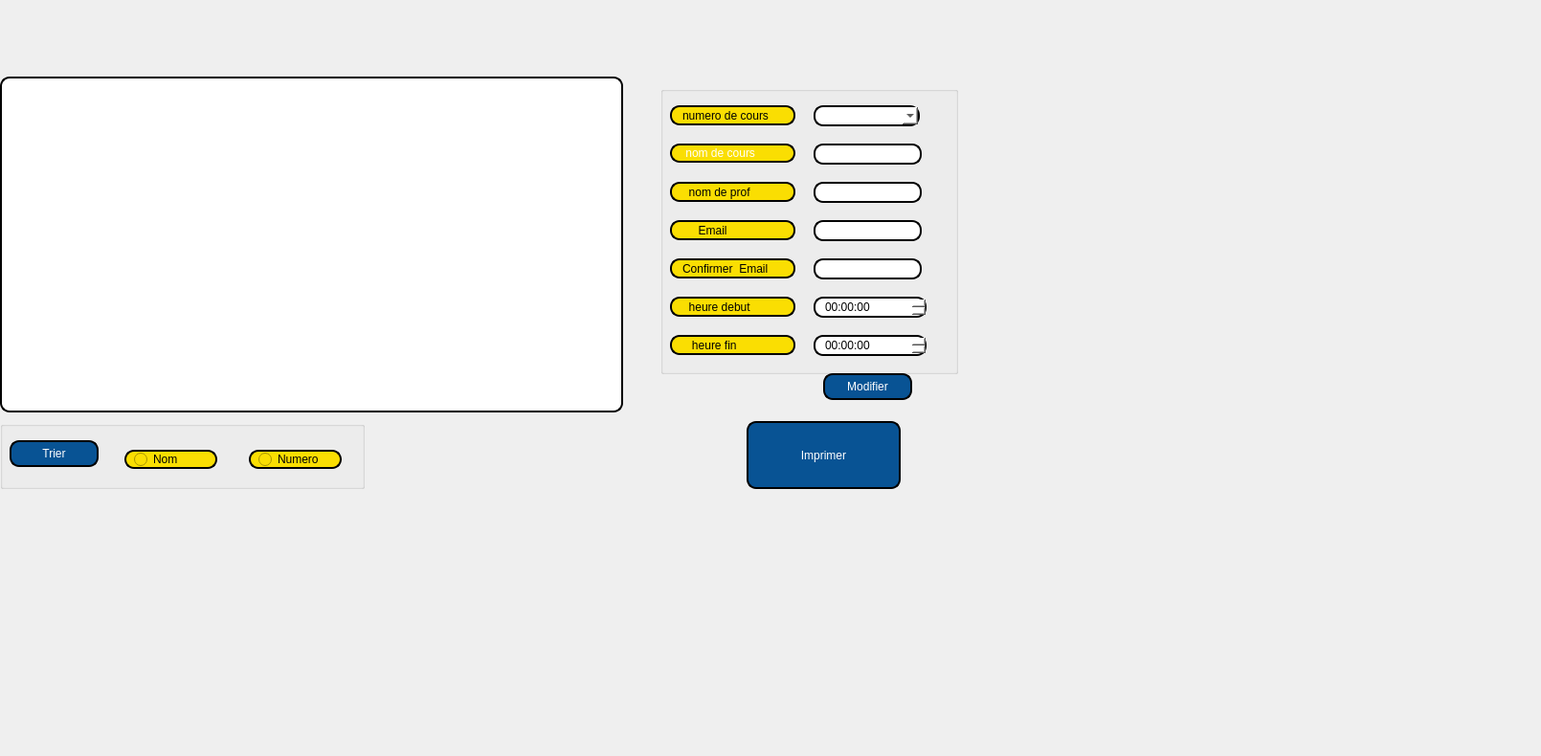
     <widget class="QWidget" name="tab_4">
      <attribute name="title">
       <string>afficher</string>
      </attribute>
      <widget class="QTableView" name="coursView">
       <property name="geometry">
        <rect>
         <x>0</x>
         <y>80</y>
         <width>651</width>
         <height>351</height>
        </rect>
       </property>
       <property name="styleSheet">
        <string notr="true">border: 2px solid black;
border-radius: 10px;
padding: 0 8px;
background: white;
selection-background-color: gray;
</string>
       </property>
      </widget>
      <widget class="QPushButton" name="trier_cours">
       <property name="geometry">
        <rect>
         <x>10</x>
         <y>460</y>
         <width>93</width>
         <height>28</height>
        </rect>
       </property>
       <property name="styleSheet">
        <string notr="true">border: 2px solid black;
border-radius: 10px;
padding: 0 8px;
color: rgb(255, 255, 255);
background:#085394	;
font: bold, &quot;Comic Sans MS&quot;;
</string>
       </property>
       <property name="text">
        <string>Trier</string>
       </property>
      </widget>
      <widget class="QLineEdit" name="nomC_4">
       <property name="geometry">
        <rect>
         <x>850</x>
         <y>150</y>
         <width>113</width>
         <height>22</height>
        </rect>
       </property>
       <property name="styleSheet">
        <string notr="true">border: 2px solid black;
border-radius: 10px;
padding: 0 8px;
background: white;
selection-background-color: gray;
</string>
       </property>
      </widget>
      <widget class="QLineEdit" name="nomE_2">
       <property name="geometry">
        <rect>
         <x>850</x>
         <y>190</y>
         <width>113</width>
         <height>22</height>
        </rect>
       </property>
       <property name="styleSheet">
        <string notr="true">border: 2px solid black;
border-radius: 10px;
padding: 0 8px;
background: white;
selection-background-color: gray;
</string>
       </property>
      </widget>
      <widget class="QLabel" name="label_22">
       <property name="geometry">
        <rect>
         <x>700</x>
         <y>150</y>
         <width>131</width>
         <height>20</height>
        </rect>
       </property>
       <property name="palette">
        <palette>
         <active>
          <colorrole role="WindowText">
           <brush brushstyle="SolidPattern">
            <color alpha="255">
             <red>255</red>
             <green>255</green>
             <blue>255</blue>
            </color>
           </brush>
          </colorrole>
          <colorrole role="Button">
           <brush brushstyle="SolidPattern">
            <color alpha="255">
             <red>250</red>
             <green>222</green>
             <blue>2</blue>
            </color>
           </brush>
          </colorrole>
          <colorrole role="Text">
           <brush brushstyle="SolidPattern">
            <color alpha="255">
             <red>255</red>
             <green>255</green>
             <blue>255</blue>
            </color>
           </brush>
          </colorrole>
          <colorrole role="ButtonText">
           <brush brushstyle="SolidPattern">
            <color alpha="255">
             <red>255</red>
             <green>255</green>
             <blue>255</blue>
            </color>
           </brush>
          </colorrole>
          <colorrole role="Base">
           <brush brushstyle="SolidPattern">
            <color alpha="255">
             <red>250</red>
             <green>222</green>
             <blue>2</blue>
            </color>
           </brush>
          </colorrole>
          <colorrole role="Window">
           <brush brushstyle="SolidPattern">
            <color alpha="255">
             <red>250</red>
             <green>222</green>
             <blue>2</blue>
            </color>
           </brush>
          </colorrole>
          <colorrole role="PlaceholderText">
           <brush brushstyle="NoBrush">
            <color alpha="128">
             <red>255</red>
             <green>255</green>
             <blue>255</blue>
            </color>
           </brush>
          </colorrole>
         </active>
         <inactive>
          <colorrole role="WindowText">
           <brush brushstyle="SolidPattern">
            <color alpha="255">
             <red>255</red>
             <green>255</green>
             <blue>255</blue>
            </color>
           </brush>
          </colorrole>
          <colorrole role="Button">
           <brush brushstyle="SolidPattern">
            <color alpha="255">
             <red>250</red>
             <green>222</green>
             <blue>2</blue>
            </color>
           </brush>
          </colorrole>
          <colorrole role="Text">
           <brush brushstyle="SolidPattern">
            <color alpha="255">
             <red>255</red>
             <green>255</green>
             <blue>255</blue>
            </color>
           </brush>
          </colorrole>
          <colorrole role="ButtonText">
           <brush brushstyle="SolidPattern">
            <color alpha="255">
             <red>255</red>
             <green>255</green>
             <blue>255</blue>
            </color>
           </brush>
          </colorrole>
          <colorrole role="Base">
           <brush brushstyle="SolidPattern">
            <color alpha="255">
             <red>250</red>
             <green>222</green>
             <blue>2</blue>
            </color>
           </brush>
          </colorrole>
          <colorrole role="Window">
           <brush brushstyle="SolidPattern">
            <color alpha="255">
             <red>250</red>
             <green>222</green>
             <blue>2</blue>
            </color>
           </brush>
          </colorrole>
          <colorrole role="PlaceholderText">
           <brush brushstyle="NoBrush">
            <color alpha="128">
             <red>255</red>
             <green>255</green>
             <blue>255</blue>
            </color>
           </brush>
          </colorrole>
         </inactive>
         <disabled>
          <colorrole role="WindowText">
           <brush brushstyle="SolidPattern">
            <color alpha="255">
             <red>255</red>
             <green>255</green>
             <blue>255</blue>
            </color>
           </brush>
          </colorrole>
          <colorrole role="Button">
           <brush brushstyle="SolidPattern">
            <color alpha="255">
             <red>250</red>
             <green>222</green>
             <blue>2</blue>
            </color>
           </brush>
          </colorrole>
          <colorrole role="Text">
           <brush brushstyle="SolidPattern">
            <color alpha="255">
             <red>255</red>
             <green>255</green>
             <blue>255</blue>
            </color>
           </brush>
          </colorrole>
          <colorrole role="ButtonText">
           <brush brushstyle="SolidPattern">
            <color alpha="255">
             <red>255</red>
             <green>255</green>
             <blue>255</blue>
            </color>
           </brush>
          </colorrole>
          <colorrole role="Base">
           <brush brushstyle="SolidPattern">
            <color alpha="255">
             <red>250</red>
             <green>222</green>
             <blue>2</blue>
            </color>
           </brush>
          </colorrole>
          <colorrole role="Window">
           <brush brushstyle="SolidPattern">
            <color alpha="255">
             <red>250</red>
             <green>222</green>
             <blue>2</blue>
            </color>
           </brush>
          </colorrole>
          <colorrole role="PlaceholderText">
           <brush brushstyle="NoBrush">
            <color alpha="128">
             <red>255</red>
             <green>255</green>
             <blue>255</blue>
            </color>
           </brush>
          </colorrole>
         </disabled>
        </palette>
       </property>
       <property name="mouseTracking">
        <bool>false</bool>
       </property>
       <property name="focusPolicy">
        <enum>Qt::ClickFocus</enum>
       </property>
       <property name="contextMenuPolicy">
        <enum>Qt::PreventContextMenu</enum>
       </property>
       <property name="styleSheet">
        <string notr="true">border: 2px solid black;
font: 75 8pt &quot;MS Shell Dlg 2&quot;;
border-radius: 10px;
padding: 0 8px;
background: #fade02;
font: bold, &quot;Comic Sans MS&quot;;;
text-align:center;
</string>
       </property>
       <property name="text">
        <string> nom de cours</string>
       </property>
      </widget>
      <widget class="QLabel" name="label_23">
       <property name="geometry">
        <rect>
         <x>700</x>
         <y>110</y>
         <width>131</width>
         <height>21</height>
        </rect>
       </property>
       <property name="styleSheet">
        <string notr="true">border: 2px solid black;
font: 75 8pt &quot;MS Shell Dlg 2&quot;;
border-radius: 10px;
padding: 0 8px;
background: #fade02;
font: bold, &quot;Comic Sans MS&quot;;;
text-align:center;
</string>
       </property>
       <property name="text">
        <string>numero de cours </string>
       </property>
      </widget>
      <widget class="QLabel" name="label_24">
       <property name="geometry">
        <rect>
         <x>700</x>
         <y>190</y>
         <width>131</width>
         <height>21</height>
        </rect>
       </property>
       <property name="styleSheet">
        <string notr="true">border: 2px solid black;
font: 75 8pt &quot;MS Shell Dlg 2&quot;;
border-radius: 10px;
padding: 0 8px;
background: #fade02;
font: bold, &quot;Comic Sans MS&quot;;;
text-align:center;
</string>
       </property>
       <property name="text">
        <string>  nom de prof</string>
       </property>
      </widget>
      <widget class="QLabel" name="label_25">
       <property name="geometry">
        <rect>
         <x>700</x>
         <y>310</y>
         <width>131</width>
         <height>21</height>
        </rect>
       </property>
       <property name="styleSheet">
        <string notr="true">border: 2px solid black;
font: 75 8pt &quot;MS Shell Dlg 2&quot;;
border-radius: 10px;
padding: 0 8px;
background: #fade02;
font: bold, &quot;Comic Sans MS&quot;;;
text-align:center;
</string>
       </property>
       <property name="text">
        <string>  heure debut</string>
       </property>
      </widget>
      <widget class="QLabel" name="label_26">
       <property name="geometry">
        <rect>
         <x>700</x>
         <y>350</y>
         <width>131</width>
         <height>21</height>
        </rect>
       </property>
       <property name="styleSheet">
        <string notr="true">border: 2px solid black;
font: 75 8pt &quot;MS Shell Dlg 2&quot;;
border-radius: 10px;
padding: 0 8px;
background: #fade02;
font: bold, &quot;Comic Sans MS&quot;;;
text-align:center;
</string>
       </property>
       <property name="text">
        <string>   heure fin</string>
       </property>
      </widget>
      <widget class="QPushButton" name="modif_button_3">
       <property name="geometry">
        <rect>
         <x>860</x>
         <y>390</y>
         <width>93</width>
         <height>28</height>
        </rect>
       </property>
       <property name="styleSheet">
        <string notr="true">border: 2px solid black;
border-radius: 10px;
padding: 0 8px;
color: rgb(255, 255, 255);
background:#085394	;
font: bold, &quot;Comic Sans MS&quot;;

</string>
       </property>
       <property name="text">
        <string>Modifier</string>
       </property>
      </widget>
      <widget class="QPushButton" name="pushButton">
       <property name="geometry">
        <rect>
         <x>780</x>
         <y>440</y>
         <width>161</width>
         <height>71</height>
        </rect>
       </property>
       <property name="styleSheet">
        <string notr="true">border: 2px solid black;
border-radius: 10px;
padding: 0 8px;
color: rgb(255, 255, 255);
background:#085394	;
font: bold, &quot;Comic Sans MS&quot;;
</string>
       </property>
       <property name="text">
        <string>Imprimer</string>
       </property>
      </widget>
      <widget class="QRadioButton" name="radioButton_nom">
       <property name="geometry">
        <rect>
         <x>130</x>
         <y>470</y>
         <width>97</width>
         <height>20</height>
        </rect>
       </property>
       <property name="styleSheet">
        <string notr="true">border: 2px solid black;
font: 75 8pt &quot;MS Shell Dlg 2&quot;;
border-radius: 10px;
padding: 0 8px;
background: #fade02;
font: bold, &quot;Comic Sans MS&quot;;;
text-align:center;
</string>
       </property>
       <property name="text">
        <string>Nom</string>
       </property>
      </widget>
      <widget class="QRadioButton" name="radioButton_numero">
       <property name="geometry">
        <rect>
         <x>260</x>
         <y>470</y>
         <width>97</width>
         <height>20</height>
        </rect>
       </property>
       <property name="styleSheet">
        <string notr="true">border: 2px solid black;
font: 75 8pt &quot;MS Shell Dlg 2&quot;;
border-radius: 10px;
padding: 0 8px;
background: #fade02;
font: bold, &quot;Comic Sans MS&quot;;;
text-align:center;
</string>
       </property>
       <property name="text">
        <string>Numero</string>
       </property>
      </widget>
      <widget class="QLabel" name="background_4">
       <property name="geometry">
        <rect>
         <x>0</x>
         <y>0</y>
         <width>1601</width>
         <height>781</height>
        </rect>
       </property>
       <property name="text">
        <string/>
       </property>
      </widget>
      <widget class="QTimeEdit" name="heureD_2">
       <property name="geometry">
        <rect>
         <x>850</x>
         <y>310</y>
         <width>118</width>
         <height>22</height>
        </rect>
       </property>
       <property name="styleSheet">
        <string notr="true">border: 2px solid black;
border-radius: 10px;
padding: 0 8px;
background: white;
selection-background-color: gray;
</string>
       </property>
      </widget>
      <widget class="QTimeEdit" name="heureF_3">
       <property name="geometry">
        <rect>
         <x>850</x>
         <y>350</y>
         <width>118</width>
         <height>22</height>
        </rect>
       </property>
       <property name="styleSheet">
        <string notr="true">border: 2px solid black;
border-radius: 10px;
padding: 0 8px;
background: white;
selection-background-color: gray;
</string>
       </property>
      </widget>
      <widget class="QComboBox" name="numC">
       <property name="geometry">
        <rect>
         <x>850</x>
         <y>110</y>
         <width>111</width>
         <height>22</height>
        </rect>
       </property>
       <property name="styleSheet">
        <string notr="true">border: 2px solid black;
border-radius: 10px;
padding: 0 8px;
background: white;
selection-background-color: gray;
</string>
       </property>
      </widget>
      <widget class="QLineEdit" name="email_2">
       <property name="geometry">
        <rect>
         <x>850</x>
         <y>230</y>
         <width>113</width>
         <height>22</height>
        </rect>
       </property>
       <property name="styleSheet">
        <string notr="true">border: 2px solid black;
border-radius: 10px;
padding: 0 8px;
background: white;
selection-background-color: gray;
</string>
       </property>
      </widget>
      <widget class="QLabel" name="label_27">
       <property name="geometry">
        <rect>
         <x>700</x>
         <y>230</y>
         <width>131</width>
         <height>21</height>
        </rect>
       </property>
       <property name="styleSheet">
        <string notr="true">border: 2px solid black;
font: 75 8pt &quot;MS Shell Dlg 2&quot;;
border-radius: 10px;
padding: 0 8px;
background: #fade02;
font: bold, &quot;Comic Sans MS&quot;;;
text-align:center;
</string>
       </property>
       <property name="text">
        <string>     Email</string>
       </property>
      </widget>
      <widget class="QGroupBox" name="groupBox_5">
       <property name="geometry">
        <rect>
         <x>690</x>
         <y>90</y>
         <width>311</width>
         <height>301</height>
        </rect>
       </property>
       <property name="title">
        <string/>
       </property>
      </widget>
      <widget class="QGroupBox" name="groupBox_6">
       <property name="geometry">
        <rect>
         <x>0</x>
         <y>440</y>
         <width>381</width>
         <height>71</height>
        </rect>
       </property>
       <property name="title">
        <string/>
       </property>
      </widget>
      <widget class="QLabel" name="label_35">
       <property name="geometry">
        <rect>
         <x>700</x>
         <y>270</y>
         <width>131</width>
         <height>21</height>
        </rect>
       </property>
       <property name="styleSheet">
        <string notr="true">border: 2px solid black;
font: 75 8pt &quot;MS Shell Dlg 2&quot;;
border-radius: 10px;
padding: 0 8px;
background: #fade02;
font: bold, &quot;Comic Sans MS&quot;;;
text-align:center;
</string>
       </property>
       <property name="text">
        <string>Confirmer  Email</string>
       </property>
      </widget>
      <widget class="QLineEdit" name="confirmer_email_modif">
       <property name="geometry">
        <rect>
         <x>850</x>
         <y>270</y>
         <width>113</width>
         <height>22</height>
        </rect>
       </property>
       <property name="styleSheet">
        <string notr="true">border: 2px solid black;
border-radius: 10px;
padding: 0 8px;
background: white;
selection-background-color: gray;
</string>
       </property>
      </widget>
      <zorder>groupBox_5</zorder>
      <zorder>groupBox_6</zorder>
      <zorder>background_4</zorder>
      <zorder>coursView</zorder>
      <zorder>trier_cours</zorder>
      <zorder>nomC_4</zorder>
      <zorder>nomE_2</zorder>
      <zorder>label_22</zorder>
      <zorder>label_23</zorder>
      <zorder>label_24</zorder>
      <zorder>label_25</zorder>
      <zorder>label_26</zorder>
      <zorder>modif_button_3</zorder>
      <zorder>pushButton</zorder>
      <zorder>radioButton_nom</zorder>
      <zorder>radioButton_numero</zorder>
      <zorder>heureD_2</zorder>
      <zorder>heureF_3</zorder>
      <zorder>numC</zorder>
      <zorder>email_2</zorder>
      <zorder>label_27</zorder>
      <zorder>label_35</zorder>
      <zorder>confirmer_email_modif</zorder>
     </widget>
